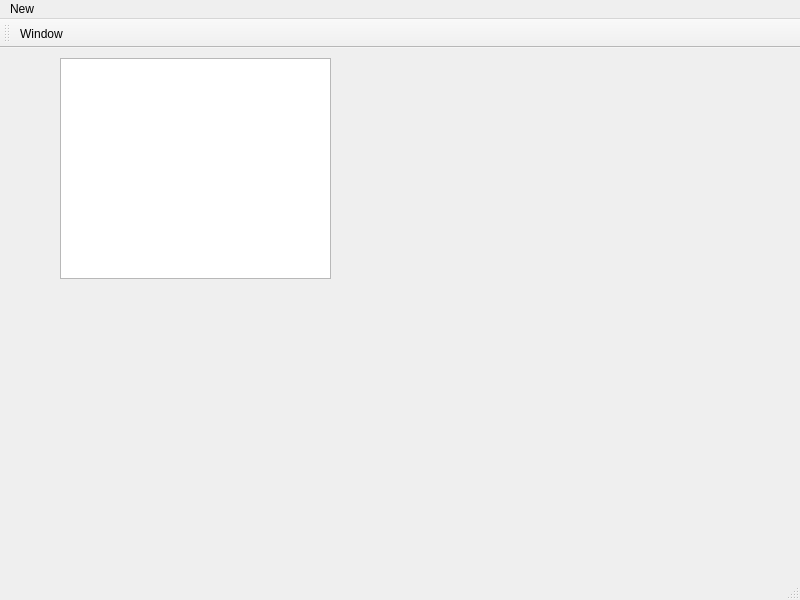
<?xml version="1.0" encoding="UTF-8"?>
<ui version="4.0">
 <class>MainWindow</class>
 <widget class="QMainWindow" name="MainWindow">
  <property name="geometry">
   <rect>
    <x>0</x>
    <y>0</y>
    <width>800</width>
    <height>600</height>
   </rect>
  </property>
  <property name="windowTitle">
   <string>MainWindow</string>
  </property>
  <widget class="QWidget" name="centralwidget">
   <widget class="QPlainTextEdit" name="plainTextEdit">
    <property name="geometry">
     <rect>
      <x>60</x>
      <y>10</y>
      <width>271</width>
      <height>221</height>
     </rect>
    </property>
   </widget>
  </widget>
  <widget class="QMenuBar" name="menubar">
   <property name="geometry">
    <rect>
     <x>0</x>
     <y>0</y>
     <width>800</width>
     <height>23</height>
    </rect>
   </property>
   <widget class="QMenu" name="menuNew">
    <property name="title">
     <string>New</string>
    </property>
    <addaction name="actionWindow"/>
   </widget>
   <addaction name="menuNew"/>
  </widget>
  <widget class="QStatusBar" name="statusbar"/>
  <widget class="QToolBar" name="toolBar">
   <property name="windowTitle">
    <string>toolBar</string>
   </property>
   <attribute name="toolBarArea">
    <enum>TopToolBarArea</enum>
   </attribute>
   <attribute name="toolBarBreak">
    <bool>false</bool>
   </attribute>
   <addaction name="actionWindow"/>
  </widget>
  <action name="actionWindow">
   <property name="text">
    <string>Window</string>
   </property>
  </action>
 </widget>
 <resources/>
 <connections/>
</ui>
